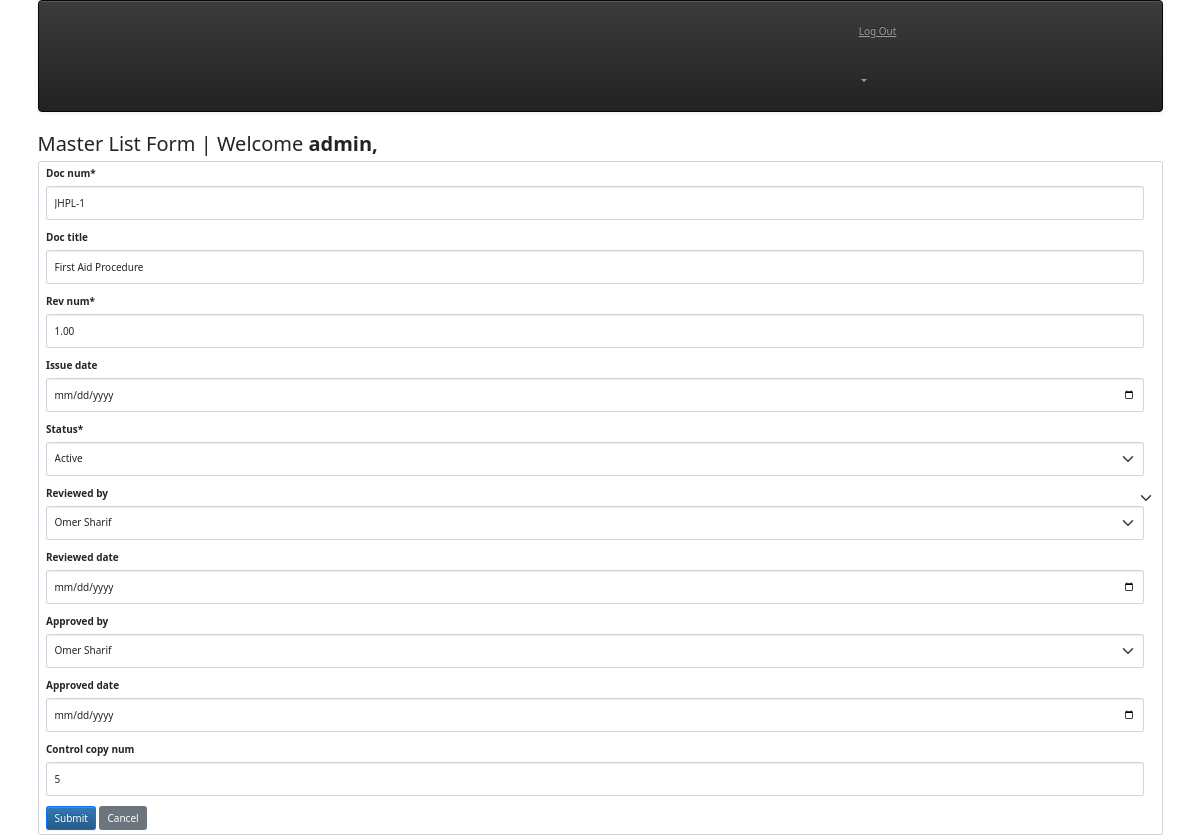
The app's page /jhpl-ims/master-list/1/update (signed in), older data.
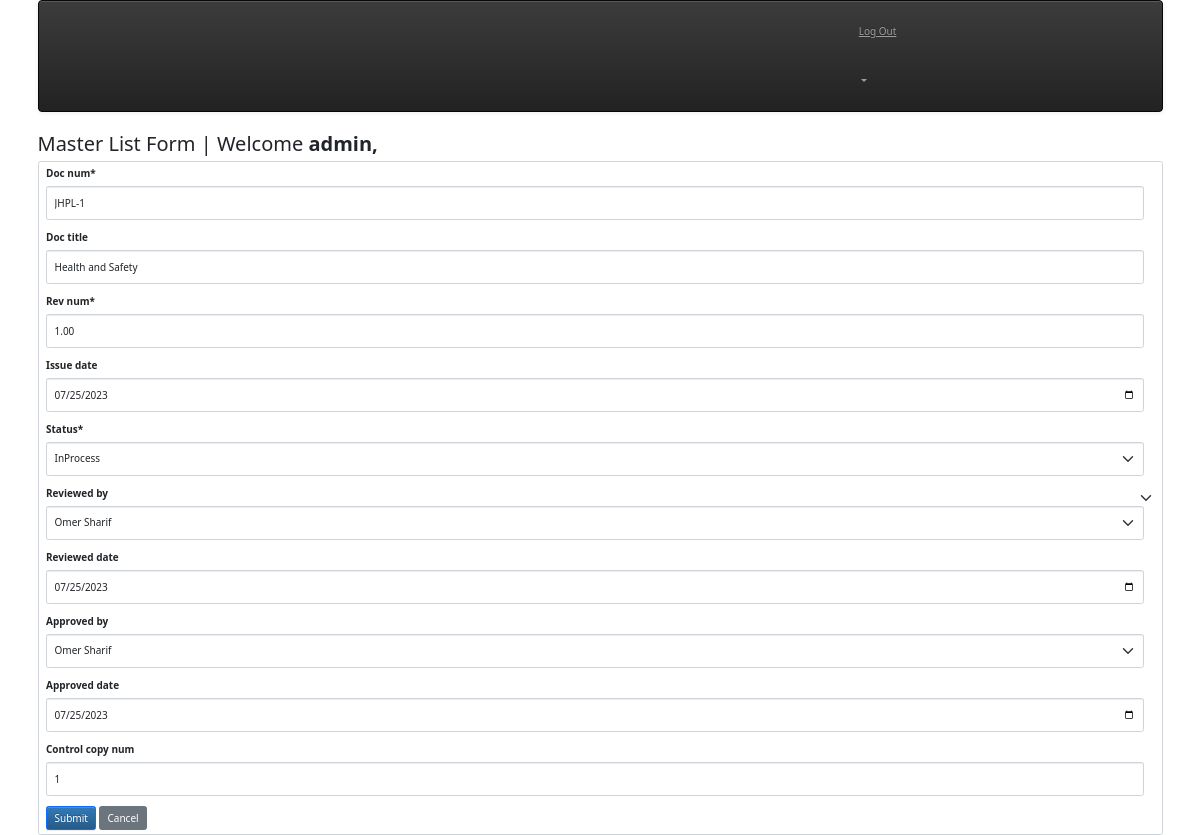
The same page, newer data.
### jhpl_ims/models.py (models this page shows, shortened)
class jhpl_ims_masterlist(models.Model):
    STATUS_SELECT = [
        ("Active", "Active"),
        ("Obsolete", "Obsolete"),
        ("InProcess", "InProcess"),
        ]
    ims_masterlist_id = models.AutoField(primary_key=True)
    owner = models.ForeignKey(settings.AUTH_USER_MODEL, on_delete=models.CASCADE)
    doc_num = models.CharField(max_length=200, null = False, blank= False)
    doc_title = models.CharField(max_length=200, null=True, blank=True)
    rev_num = models.DecimalField(max_digits=7, decimal_places=2, null=True)
    issue_date = models.DateField(null=True, blank=True)
    status = models.CharField(max_length=9, choices=STATUS_SELECT)
    reviewed_by = models.ForeignKey("doc_controller", on_delete=models.CASCADE, related_name="jhpl_reviewed_by",null= True,blank = True)
    reviewed_date = models.DateField(null=True, blank=True)
    approved_by = models.ForeignKey("doc_controller", on_delete=models.CASCADE, related_name="jhpl_approved_by",null= True,blank= True)
    approved_date = models.DateField(null=True, blank=True)
    control_copy_num = models.IntegerField(null=True, blank=True)
    created_at = models.DateTimeField(auto_now=True)
    updated_at = models.DateTimeField(auto_now=True)

### jhpl_ims/views.py (the view, shortened to what this page needs)
# urls.py: path('master-list/<int:pk>/update', views.MasterUpdateView.as_view(
class MasterUpdateView(LoginRequiredMixin, View):
    model = jhpl_ims_masterlist
    success_url = reverse_lazy('jhpl_ims/index.html')
    template = 'jhpl_ims/jhpl_ims_masterlist_form.html'
    def get(self, request, pk):
        masterlist = get_object_or_404(self.model, pk=pk)
        form = MasterListForm(instance=masterlist)
        ctx = {'form': form}
        return render(request, self.template, ctx)

### jhpl_ims/forms.py
class MasterListForm(forms.ModelForm):
    class Meta:
        model = jhpl_ims_masterlist
        exclude = ["owner"]
        widgets = {
            'doc_num': forms.TextInput(attrs={'class': 'form-control'}),
            'doc_title': forms.TextInput(attrs={'class': 'form-control'}),
            'rev_num': forms.NumberInput(attrs={'class': 'form-control'}),
            'issue_date': forms.DateInput(attrs={'type': 'date', 'class': 'form-control'}),
            'status': forms.Select(attrs={'class': 'form-control'}),
            'reviewed_by': forms.Select(attrs={'class': 'form-control'}),
            'reviewed_date': forms.DateInput(attrs={'type': 'date', 'class': 'form-control'}),
            'approved_by': forms.Select(attrs={'class': 'form-control'}),
            'approved_date': forms.DateInput(attrs={'type': 'date', 'class': 'form-control'}),
            'control_copy_num': forms.NumberInput(attrs={'class': 'form-control'}),
        }

### jhpl_ims/models.py (called while the page is built)
    def __str__(self):
        return self.name

### jhpl_ims/templates/jhpl_ims/jhpl_ims_masterlist_form.html (shortened to what this page needs)
{% extends "base_menu.html" %} {% load crispy_forms_tags %} {% block content %}
<link
  rel="stylesheet"
  href="https://stackpath.bootstrapcdn.com/bootstrap/5.0.0-beta1/css/bootstrap.min.css"
/>
<h2>Master List Form | Welcome <b>{{user.username}},</b></h2>
<form action="" method="post" class="form-select">
  {% csrf_token %} {{ form|crispy }}
  <input type="submit" value="Submit" class="btn btn-primary" />
  <button
    type="button"
    class="btn btn-secondary"
    onclick="window.location.href='{% url 'jhpl_ims:index' %}'"
  >
    Cancel
  </button>
</form>
{% endblock %}

Row changes from the older to the newer data that the page shows:
changed jhpl_ims_masterlist "JHPL-1": doc_title "First Aid Procedure" → "Health and Safety"; issue_date (not shown) → "07/25/2023"; status "Active" → "InProcess"; reviewed_date (not shown) → "07/25/2023"; approved_date (not shown) → "07/25/2023"; control_copy_num "5" → "1"
